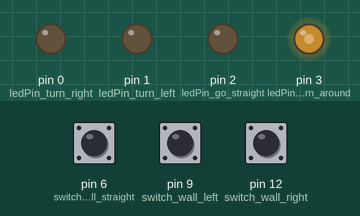
Recording of a sketch running on a simulated Arduino Uno, built with avr-gcc and run on an emulated ATmega328P. Parts: output pins drawn as LEDs (lit = HIGH). The inputs (shaded band) are chosen by the test bench; at power-on: pin 6 (switch_wall_straight) HIGH, pin 12 (switch_wall_right) HIGH, pin 9 (switch_wall_left) HIGH.

Above: at 1.2 s.
1.3 s: pin 6 (switch_wall_straight) pulled LOW for 0.15 s
At 1.8 s:
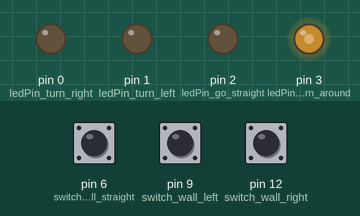
3.0 s: pin 12 (switch_wall_right) pulled LOW for 0.15 s
At 3.1 s:
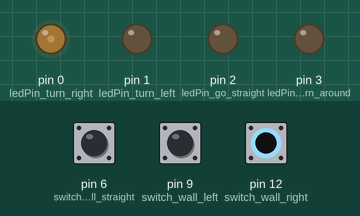
4.7 s: pin 9 (switch_wall_left) pulled LOW for 0.15 s
At 4.82 s:
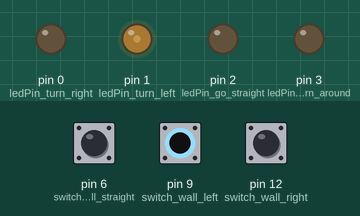
6.4 s: pin 6 (switch_wall_straight) pulled LOW for 1 s
At 7.2 s:
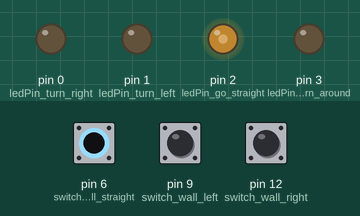
9.4 s: pin 9 (switch_wall_left) pulled LOW for 1 s
At 11.6 s:
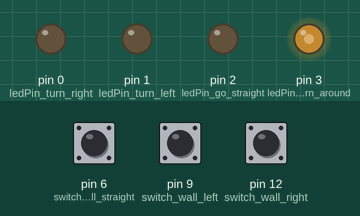
11.9 s: pin 12 (switch_wall_right) pulled LOW for 1 s
At 12.4 s:
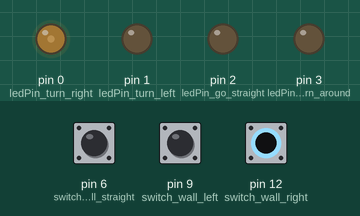
Timing chart, 0 to 14.9 s (numbered marks = the images above; inputs shaded):
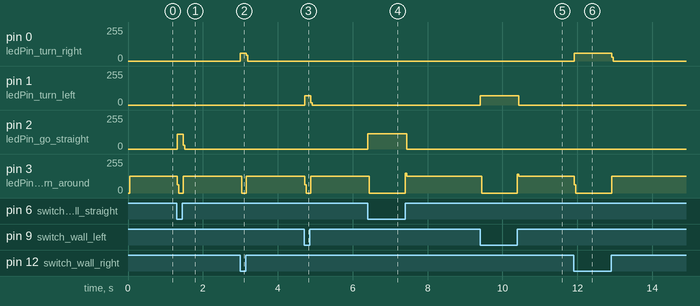

Measured:
- after the input at 1.3 s, pin 2 (ledPin_go_straight): 0/255 → 111/255 at once, → 0/255 0.16 s later; pin 3 (ledPin_turn_around): 127/255 → 0/255 at once, → 127/255 0.16 s later
- after the input at 3.0 s, pin 0 (ledPin_turn_right): 0/255 → 60/255 at once, → 0/255 0.16 s later; pin 3 (ledPin_turn_around): 127/255 → 0/255 at once, → 127/255 0.12 s later
- after the input at 4.7 s, pin 1 (ledPin_turn_left): 0/255 → 69/255 at once, → 0/255 0.16 s later; pin 3 (ledPin_turn_around): 127/255 → 0/255 at once, → 127/255 0.16 s later
- after the input at 6.4 s, pin 2 (ledPin_go_straight): 0/255 → 115/255 at once, → 0/255 1.0 s later; pin 3 (ledPin_turn_around): 127/255 → 0/255 at once, → 125/255 0.96 s later
- after the input at 9.4 s, pin 1 (ledPin_turn_left): 0/255 → 70/255 at once, → 0/255 1.0 s later; pin 3 (ledPin_turn_around): 125/255 → 0/255 at once, → 125/255 0.96 s later
- after the input at 11.9 s, pin 0 (ledPin_turn_right): 0/255 → 57/255 at once, → 0/255 1.0 s later; pin 3 (ledPin_turn_around): 125/255 → 0/255 at once, → 127/255 1.0 s later

The sketch:

mouse_maze.ino
```cpp
// seeyon goykadosh
// mouse maze project
// mouse will follow the right wall


int ledPin_turn_left =1; //led connected to pin 1
int ledPin_turn_right =0; //led connected to pin 0
int ledPin_go_straight  =2; //led connected to pin 2
int ledPin_turn_around  =3; //led connected to pin 3
int switch_wall_right=12; // switch connected to pin 12
int switch_wall_straight=6; //switch connected to pin 6
int switch_wall_left=9; // switch connected to pin 9


void setup()
{
  // set these 4 pins as an output
  pinMode(ledPin_turn_left, OUTPUT);
  pinMode(ledPin_turn_right, OUTPUT);
  pinMode(ledPin_go_straight, OUTPUT);
  pinMode(ledPin_turn_around, OUTPUT);

  //set these 3 pins as an input pullup
  pinMode(switch_wall_right, INPUT_PULLUP);
  pinMode(switch_wall_straight, INPUT_PULLUP);
  pinMode(switch_wall_left, INPUT_PULLUP);


}

void loop()

{
  // turn led off
  digitalWrite (ledPin_turn_right, LOW);
  digitalWrite (ledPin_turn_left, LOW);
  digitalWrite (ledPin_go_straight, LOW);
  digitalWrite (ledPin_turn_around, LOW);

  if (digitalRead (switch_wall_right)==0)// if there is no right wall
  {
    digitalWrite (ledPin_turn_right,HIGH); //then turn right
  }
  else
  {
    if (digitalRead (switch_wall_straight)==0) // otherwise if there is no straight wall
    {digitalWrite (ledPin_go_straight, HIGH); // go straight
    }
    else
    {
      if (digitalRead (switch_wall_left)==0) //otherwise if there is no left wall
      digitalWrite (ledPin_turn_left, HIGH); // then turn left

      else
      {digitalWrite (ledPin_turn_around,HIGH); // if all walls are are there then turn around
      }
    }
    }

  }
```
